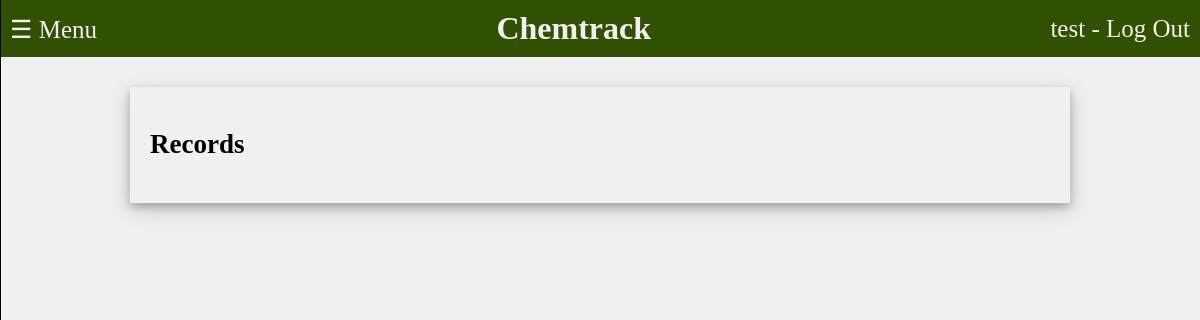
Page /student_records/ (signed in) on the earlier database version.
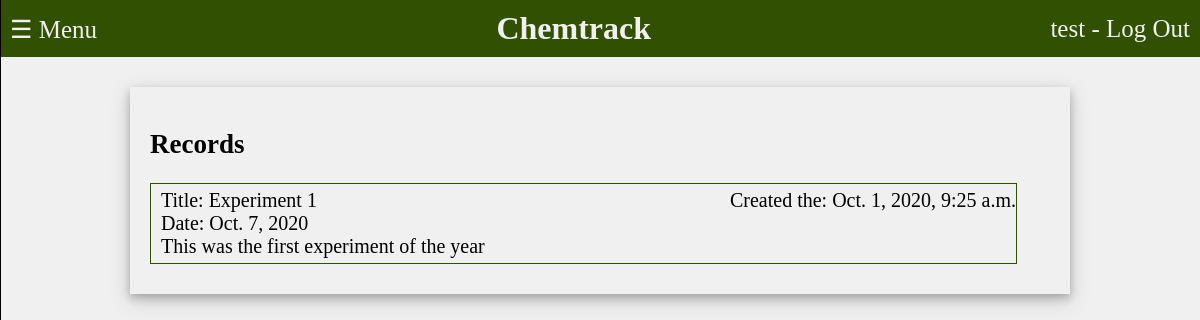
Same page on the later database version.
### chemtrack_app/models.py (models this page shows)
class Record(models.Model):
    date_creation = models.DateTimeField(auto_now_add=True)
    student = models.ForeignKey(User, on_delete=models.CASCADE)
    date = models.DateField(default=datetime.date.today)
    state = models.IntegerField(default=0)
    levels = models.IntegerField(default=0)
    name = models.CharField(max_length=100, default="")
    description = models.TextField(default="")

### chemtrack_app/views/student_records_view.py (the view)
# urls.py: path('student_records/', views.student_records_view, name='student_records'),
@user_passes_test(controllers.is_student)
def student_records_view(request):
    records = Record.objects.filter(student=request.user, state=4).order_by('-pk')
    template = 'chemtrack_app/students/see_records.html'
    context = {"records":records}
    return render(request, template, context)

### chemtrack_app/controllers/groups.py (called while the page is built)
def is_student(user):
    return user.groups.filter(name='student').exists()

### chemtrack_app/templatetags/groups.py (called while the page is built)
@register.filter(name='has_group')
def has_group(user, group_name):
    return user.groups.filter(name=group_name).exists()

### chemtrack_app/templates/chemtrack_app/students/see_records.html (shortened to what this page needs)
{% extends "../../base.html" %}
{% block content %}
    <h2>Records</h2>
    {% for record in records %}
        <a href="{% url 'view_record' record_id=record.pk%}" class="no_style_link">
            <div class="in-button">
                <div class="right_info">
                    <div class="creation_record">Created the: {{record.date_creation}}</div>
                </div>
                <div class="name_record">Title: {{record.name}}</div>
                <div class="date_record">Date: {{record.date}}</div>
                <div class="description_record">{{record.description|truncatewords:15}}</div>
            </div>
        </a>
    {% endfor %}
{% endblock %}

### chemtrack_app/templates/base.html (shortened to what this page needs)
{% load static %}
{% load groups %}
<html>
    <head>
        <link rel="stylesheet" href="{% static 'css/base.css' %}">
    </head>
    <body>
        <header>
            <div id="menu_div">
                <span onclick="openNav()">☰ Menu</span>
            </div>
            <div id="log_in_div">
                {% if user.is_authenticated %}
                    {{user.username}} - <a href="{% url 'logout' %}">Log Out</a>
                {% else %}
                    <a href="{% url 'login' %}">Log In</a>
                {% endif %}
            </div>
            <h1><a href="{% url 'index' %}">Chemtrack</a></h1>
        </header>
        <div id="content">
            {% block content %}{% endblock %}
        </div>
    </body>
</html>

### chemtrack_app/static/css/base.css (style rules this page uses)
html { padding:0; background-color: rgb(240,240,240); }
header { margin:0; background-color:rgb(50,80,1); padding:10px; }
header h1 { margin:0; text-align : center; color:rgb(240,240,240); }
#log_in_div { float:right; margin-top:5px; font-size: 25px; color:rgb(240,240,240); }
#menu_div { float:left; margin-top:5px; font-size: 25px; color:rgb(240,240,240); font:bold; }
header a { color: inherit; text-decoration: none; }
body { margin:0; margin-top:0; }
div#content { overflow:auto; padding:20px; max-width:900px; margin : auto; margin-top : 30px; font-size:18px; box-shadow: 0 4px 8px 0 rgba(0, 0, 0, 0.2), 0 6px 20px 0 rgba(0, 0, 0, 0.19); }
.no_style_link { text-decoration: none; color:inherit; }
.in-button { padding-left:10px; padding-top: 5px; padding-bottom:5px; width:95%; font-size:20px; color:black; text-decoration: none; border: 1px rgb(50,80,1) solid; margin-bottom:10px; }
.in-button .right_info { float:right; }

Differences in the rows shown:
added Record: date_creation "Oct. 1, 2020, 9:25 a.m.", name "Experiment 1", date "Oct. 7, 2020", description "This was the first experiment of the year"
